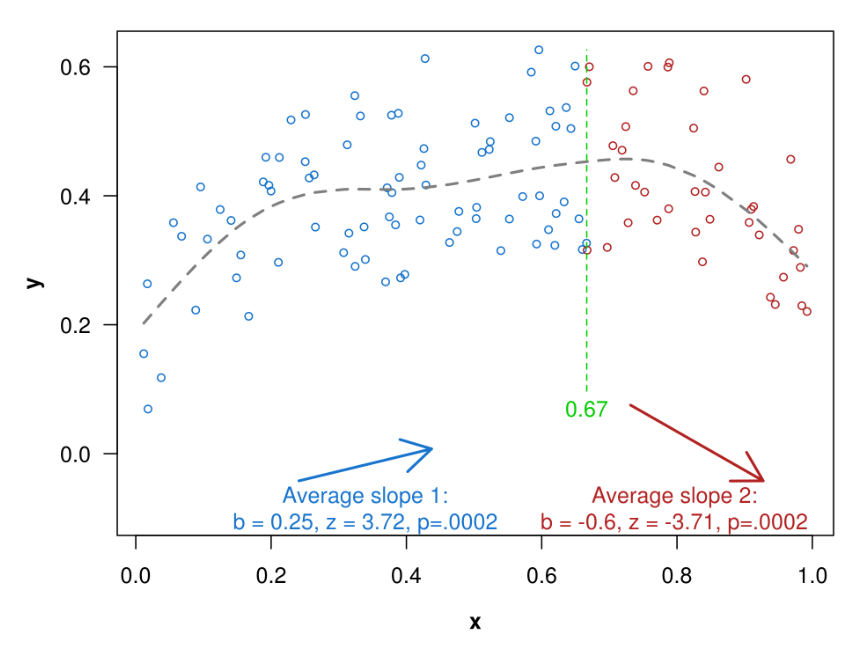

The script that saved this image:
#Two-line test app 0.52
# Last update 2018 11 23
#	Written by Uri Simonsohn (urisohn@gmail.com)
#	This is the exact code behind the two-line online app (http://webstimate.org/twolines/)
#	If you see any errors or have questions people contact me directly.
#
####################################################################################
#

#WARNING: THIS WILL INSTALL PACKAGES IF YOU DON'T HAVE THEM
	list.of.packages <- c("mgcv", "stringr","sandwich","lmtest")
		new.packages <- list.of.packages[!(list.of.packages %in% installed.packages()[,"Package"])]
		if(length(new.packages)) install.packages(new.packages)


  rm(list=ls())  # clean it all
  library(mgcv)         #This library has the additive model with smoothing function 
  library(stringr)      #To process strings in the function
  library(sandwich)     #For robust standard errors
  library(lmtest)       #To run linear tests


#OUTLINE
#Function 1 - rp(p)       Reformat p-value for printing on chart
#Function 2 - eval2()     Reads a variable name and assigns the values to another variable (useful for processing formulas and creating temporary variables)
#Function 3 - reg2()      Interrupted regression with entered formula plus cutoff point
#Function 4 - twolines()  Run two-lines test, relying on functions 1 and 2 as well

################################################################################
#Function 1 - rp(p)       Reformat p-value for printing on chart
  rp=function(p) if (p<.0001)  return("p<.0001")  else  return(paste0("p=", sub("^(-?)0.", "\\1.", sprintf("%.4f", p))))

#Function 2 - eval2()   evaluate a string as a function
  eval2=function(string) eval(parse(text=string))  #Function that evaluates a variable"
#if x.f="x1", then x=eval2(x.f)  will populate x with the values of x1

#Function 3 - two-line regression with glm() so that it has heteroskedastic robust standard errors
  reg2=function(f,xc,graph=1,family="gaussian")
  {
  #Syntax: 
  #f: formula as in y~x1+x2+x3
  #The first predictor is the one the u-shape is tested on
  #xc: where to set the breakpoint, a number
  #link: 
  #       Gaussian for OLS 
  #       binomial for probit
  
  #(1) Extract variable names from formula  
  #1.1 Get the formulas
    y.f=all.vars(f)[1]                  #DV
    x.f=all.vars(f)[2]                  #Variable on which the u-shape shall be tested
  #Number of variables
	var.count=length(all.vars(f))       #How many total variables, including y and x
  #Entire model, except the first predictor
	if (var.count>2) nox.f=drop.terms(terms(f),dropx=1,keep.response = T)  
  
  
  #1.2 Grab the two key variables to be used, xu and yu
    xu=eval2(x.f)  #xu is the key predictor predicted to be u-shaped
    yu=eval2(y.f)  #yu is the dv 
  
  #1.3 Replace formula for key predictor so that it accommodates possibly discrete values, gam() breaks down if x has few possible values unless one restricts it, done automatically
  #1.3.1 Count number of unique x values
    unique.x=length(unique(xu))   #How many unique values x has
  #1.3.2 New function segment for x
    sx.f=paste0("s(",x.f,",bs='cr', k=min(10,",unique.x,"))" )
  
  #1.4 xc is included in the first line
    xlow1  =ifelse(xu<=xc,xu-xc,0)   #xlow=x-xc when x<xc, 0 otherwise
    xhigh1=ifelse(xu>xc,xu-xc,0)     #xhigh=x when x<xmax, 0 otherwise
    high1 =ifelse(xu>xc,1,0)         #high dummy, allows interruption
    
  #1.5 Now include xc in second line
    xlow2=ifelse(xu<xc,xu-xc,0)     
    xhigh2=ifelse(xu>=xc,xu-xc,0)     
    high2=ifelse(xu>=xc,1,0)         
  
  #(2) Run interrupted regressions
  #2.1 Generate formulas  replacing the single predictor x, with the 3 new variables
  #If there were covariates, grab them an copy-paste them after the 3 new variables
    if (var.count>2)
    {
      glm1.f=update(nox.f,~ xlow1+xhigh1+high1+.)  #update takes a formula and adds elements to it, by putting the . at the end, it will paste the existing variables after the new 3 variables
      glm2.f=update(nox.f,~ xlow2+xhigh2+high2+.)
    }
  #If there were no covariates, just run the 3 variable model
    if (var.count==2)
    {
      glm1.f=as.formula("yu~ xlow1+xhigh1+high1")  
      glm2.f=as.formula("yu~ xlow2+xhigh2+high2") 
    }
  #2.2 Run them  
    glm1=glm(as.formula(format(glm1.f)),family=family)
    glm2=glm(as.formula(format(glm2.f)),family=family)
  
  #2.3 Compute robust standard errors
    rob1=coeftest(glm1, vcov=vcovHC(glm1,"HC3"))  #Until 2018 03 20 I was using HC3, but they sometimes generate errors, so i switched it to HC1
    rob2=coeftest(glm2, vcov=vcovHC(glm2,"HC3"))
  
  #Sometimes HC3 gives NA values (for very sparse or extreme data), check and if that's the case change method
	msg=""
    if (is.na(rob1[2,4])) 
        {
        rob1=coeftest(glm1, vcov=vcovHC(glm1,"HC1"))  
        msg=paste0(msg,"\nFor line 1 the heteroskedastic standard errors HC3 resulted in an error thus we used HC1 instead.")
        }
    if (is.na(rob2[2,4])) 
        {
        rob2=coeftest(glm2, vcov=vcovHC(glm2,"HC1"))  
        msg=paste0(msg,"\nFor line 2 the heteroskedastic standard errors HC3 resulted in an error thus we used HC1 instead.")
        }
  
  #2.4 Slopes
    b1=as.numeric(rob1[2,1])
    b2=as.numeric(rob2[3,1])
  
  #2.5 Test statistics, z-values 
    z1=as.numeric(rob1[2,3])
    z2=as.numeric(rob2[3,3])
  
  #2.6 p-values
    p1=as.numeric(rob1[2,4])
    p2=as.numeric(rob2[3,4])
  
  
  #3) Is the u-shape significant?
  u.sig =ifelse(b1*b2<0 & p1<.05 & p2<.05,1,0)                     
  
  #4) Plot results
  if (graph==1) {
    
    #4.1 General colors and parameters
    pch.dot=1          #Dot for scatterplot (data)
    #col.l1='blue2'     #Color of straight line 1
    col.l1='dodgerblue3'
    col.l2='firebrick'      #Color of straight line 2
    col.fit='gray50'   #Color of fitted smooth line
    
    col.div="green3"   #Color of vertical line
    lty.l1=1           #Type of line 1
    lty.l2=1           #Type of line 2
    lty.fit=2          #Type of smoothed line
    
    #4.2) Estimate smoother 
    if (var.count>2)
    {
      gam.f=paste0(format(nox.f),"+",sx.f)   #add the modified smoother version of x into the formula
      gams=gam(as.formula(gam.f),link=link)  #now actually run the smoother
    }
    
    if (var.count==2)
    {
      gams=gam(as.formula(paste0("yu~",sx.f)),link=link)  #now actually run the smoother
    }
    
    #Get dots of raw data 
    #4.3) If no covariates, there are two variables, and y.dots  is the y values
    if (var.count==2) yobs=yu
    
    #4.4) If covariates present, yobs is the fitted value with u(x) at mean, need new.data() with variables at means
    if (var.count>2) {
      
      #4.4.1) Put observed data into matrix
      data.obs=as.data.frame(matrix(nrow=length(xu),ncol=var.count))
      colnames(data.obs)=all.vars(f)
      #4.4.2 Populate the dataset with the observed variables
      for (i in 1:(var.count)) data.obs[,i]=eval(as.name(all.vars(f)[i])) 
      
      
      #4.4.3) Drop observations with missing values on any of the variables
      data.obs=na.omit(data.obs)
      
      #4.4.4) Create data where u(x) is at sample means to get residuals based on rest of models to act as yobs
      #Recall: columns 1 & 2 have y and u(x) in obs.data
      data.xufixed    =data.obs  
      data.xufixed[,2]=mean(data.obs[,2])   #Note, the 1st predictor, 2nd columns, is always the one hypothesized to be u-shaped
      #replace it with the mean value of the predictor
      #5.4.5) Create data where u(x) is obs, and all else at sample means
      data.otherfixed = data.obs     #start with original value
      #Replace all RHS with mean, except the u(x)
      #for (i in 3:var.count) data.otherfixed[,i]=mean(data.obs[,i])  #changed on 2018 11 23 to allow having factors() as predictors, their "midpoint" value is used, sometimes that value is more meaningfully a median point than others 
			for (i in 3:var.count) {  #loop over covariates
				xt=sort(data.obs[,i]) #create auxiliary variable that has those values sorted
				n=length(xt)          #see how many observations there are
				xm=xt[round(n/2,0)]   #take the midpoint value (this will work with ordinal and factor data, but with factor it can be arbitrary)
				data.otherfixed[,i]=xm #Replace with that value in the dataset used for fitted value
			}
        #4.4.6) Get yobs with covariates
      #First the fitted value
      yhat.xufixed=predict.gam(gams,newdata = data.xufixed)
      #Substract fitted value from observed y, and shift it with constant so that it has same mean as original y
      yobs =yu-yhat.xufixed
      yobs=yobs+mean(yu)-mean(yobs)  #Adjust to have the same mean
    } #End if for covariates that requires computes y.obs instead of using real y.
    
    #4.5) First line (x,y) coordinates
#     offset1=mean(yobs[xu<=xc])-min(xu)*b1-(xc-min(xu))/2*b1
#     x.l1=c(min(xu),xc)
#     y.l1=c(min(xu)*b1+offset1,xc*b1+offset1)
#     
#     #4.6) First line (x,y) coordinates
# 		offset2=mean(yobs[xu>=xc])-xc*b2-(max(xu)-xc)/2*b2
# 		x.l2=c(xc,max(xu))
# 		y.l2=c(xc*b2+offset2,max(xu)*b2+offset2)
    
    #4.7) Get yhat.smooth
    #Without covariates, just fit the observed data
		  if (var.count==2)  yhat.smooth=predict.gam(gams) 
    #With covariates, fit at observed means
		  if (var.count>2)  yhat.smooth=predict.gam(gams,newdata = data.otherfixed)
    #Substract fitted value from observed y
  		offset3 = mean(yobs-yhat.smooth)
  		yhat.smooth=yhat.smooth+offset3
    
    #4.8) Coordinates for top and bottom end of chart
    		y1   =max(yobs,yhat.smooth)  #highest point
    		y0   =min(yobs,yhat.smooth)  #lowest point
    		yr   =y1-y0                  #range
        y0   =y0-.3*yr               #new lowest. 30% lower
    		
      #xs
    		x1   =max(xu)  
    		x0   =min(xu)  
    		xr   =x1-x0                              
      
    #4.9) Plot
		#4.9.1) Figure out coordinates for arrows so that they fit
  		
  	par(mar=c(5.4,4.1,.5,2.1))
  	plot(xu[xu<xc],yobs[xu<xc],cex=.75,col=col.l1,pch=pch.dot,las=1,
  		     ylim=c(y0,y1),
  		     xlim=c(min(xu),max(xu)),
  		     xlab="",
  		     ylab="")  #Range of y has extra 30% to add labels
  		
  		points(xu[xu>xc],yobs[xu>xc],cex=.75, col=col.l2)
  		
		#Axis labels
  		mtext(side=1,line=2.75,x.f,font=2)
  		mtext(side=2,line=2.75,y.f,font=2)
  		
    #4.10) Smoothed line
		#lines(xu[order(xu)],yhat.smooth[order(xu)],col=col.fit,lwd=2,lty=lty.fit)

		#4.10 - New 2018 05 25
		    lines(xu[order(xu)],yhat.smooth[order(xu)],col=col.fit,lty=2,lwd=2)
        
      #4.10.2 Arrow 1
          xm1=(xc+x0)/2
          x0.arrow.1=xm1-.1*xr
          x1.arrow.1=xm1+.1*xr
          y0.arrow.1=y0+.1*yr
          y1.arrow.1=y0+.1*yr+ b1*(x1.arrow.1-x0.arrow.1)
          
          #Move arrow if it is too short
            if (x0.arrow.1<x0+.1*xr) x0.arrow.1=x0          
             
        #Move arrow if it covers text
            gap.1=(min(y0.arrow.1,y1.arrow.1)-(y0+.1*yr))
            if (gap.1<0) {
                y0.arrow.1=y0.arrow.1-gap.1
                y1.arrow.1=y1.arrow.1-gap.1
            }

          arrows(x0=x0.arrow.1,x1=x1.arrow.1,y0=y0.arrow.1,y1=y1.arrow.1,col=col.l1,lwd=2)
          
      #4.10.3 Text under arrow 1
             xm1=max(xm1,x0+.20*xr)
             text(xm1,y0+.025*yr,
                  paste0("Average slope 1:\nb = ",round(b1,2),", z = ",round(z1,2),", ",rp(p1)),col=col.l1)     
          
      #4.10.3 Arrow 2
          x0.arrow.2=xc+(x1-xc)/2-.1*xr
          x1.arrow.2=xc+(x1-xc)/2+.1*xr
          y0.arrow.2=y1.arrow.1
          y1.arrow.2=y0.arrow.2 + b2*(x1.arrow.2-x0.arrow.2)

          gap.2=(min(y0.arrow.2,y1.arrow.2)-(y0+.1*yr))
          if (gap.2<0) {
            y0.arrow.2=y0.arrow.2-gap.2
            y1.arrow.2=y1.arrow.2-gap.2
          }
          
          
          #Shorten arrow if it is too close to the end
            x1.arrow.2=min(x1.arrow.2,x1)
            if (x0.arrow.2<xc) x0.arrow.2=xc
          
            xm2=xc+(x1-xc)/2
            xm2=min(xm2,x1-.2*xr)
            
          
          arrows(x0=x0.arrow.2,x1=x1.arrow.2,y0=y0.arrow.2,y1=y1.arrow.2,col=col.l2,lwd=2)
             text(xm2,y0+.025*yr,
                  paste0("Average slope 2:\nb = ",round(b2,2),", z = ",round(z2,2),", ",rp(p2)),col=col.l2)     
           


    #4.13 Division line
  		lines(c(xc,xc),c(y0+.35*yr,y1),col=col.div,lty=lty.fit)
      text(xc,y0+.3*yr,round(xc,2),col=col.div)
  }#End: if  graph==1
  
  #5 list with results
  res=list(b1=b1,p1=p1,b2=b2,p2=p2,u.sig=u.sig,xc=xc,z1=z1,z2=z2,
           glm1=glm1,glm2=glm2,rob1=rob1,rob2=rob2,msg=msg)  #Output list with all those parameters, betas, z-values, p-values and significance for u
  
  if (graph==1) res$yhat.smooth=yhat.smooth
  #output it      
  res
}  #End of reg2() function


#Function 4- 
twolines=function(f,graph=1,link="gaussian",data=NULL,pngfile="")  {
    attach(data)
  
  #(1) Extract variable names   
  #1.1 Get the formulas
    y.f=all.vars(f)[1]                  #DV
    x.f=all.vars(f)[2]                  #Variable on which the u-shape shall be tested
  
  #Number of variables
    var.count=length(all.vars(f))  #How many predictors in addition to the key predictor?
  #Entire model, except the first predictor
    if (var.count>2) nox.f=drop.terms(terms(f),dropx=1,keep.response = T)  
  
  #1.1.5 Drop missing value for any the variables being used
    #all variables in the regression
      vars=all.vars(f)    
    #Vector with columns associated with those variable names inthe uploaded dataset
      cols=c()
      for (var in vars) cols=c(cols, which(names(data)==var))
    #Set of complete observations
      full.rows=complete.cases(data[,cols])    
      
    #Drop missing rows
      data=data[full.rows,]
      detach(data)          #Detach the full dataset
      attach(data)          #Attach the one without missing values in key variables


  #1.2 Grab the two key variables to be used, xu and yu
    xu=eval2(x.f)  #xu is the key predictor predicted to be u-shaped
    yu=eval2(y.f)  #yu is the dv 
  
  #1.3 Replace formula for key predictor so that it accommodates  possibly discrete values
  #1.3.1 Count number of unique x values
	  unique.x=length(unique(xu))   #How many unique values x has
  #1.3.2 New function segment for x
	  sx.f=paste0("s(",x.f,",bs='cr', k=min(10,",unique.x,"))" )
  
  #2 Run smoother 
  #2.1 Define the formula to be run based on whether there are covariates
	  if (var.count>2)  gam.f=paste0(format(nox.f),"+",sx.f)      #with covariates
	  if (var.count==2) gam.f=paste0("yu~",sx.f)                  #without
  #2.2 Now run it
	gams=gam(as.formula(gam.f),link=link)  #so this is a general additive model with the main specification entered
  #but we make the first predictor, the one that will be tested for having a u-shaped effect
  #be estimated with a completely flexible functional form.
   
  
  
  #(3) Generate yobs (dots)
  #3.1 If no covariates, yobs is the actually observed data
	if (var.count==2) yobs=yu
  
  #3.2 If covariates present, yobs is the fitted value with u(x) at mean, need new.data() with variables at means
	if (var.count>2) {
    
    #3.3 Put observed data into matrix
		data.obs=as.data.frame(matrix(nrow=length(xu),ncol=var.count))          #Empty datafile
		colnames(data.obs)=all.vars(f)                                          #Name variables
		for (i in 1:(var.count)) data.obs[,i]=eval(as.name(all.vars(f)[i]))     #fill in data
    
    #3.4 Drop observations with missing values on any of the variables
    data.obs=na.omit(data.obs)
    
    #3.5 Create data where xu is at sample means to get residuals based on rest of models to act as yobs
    #Recall: columns 1 & 2 have y and u(x) in obs.data
    data.xufixed    =data.obs  
    data.xufixed[,2]=mean(data.obs[,2])   #Note, the 1st predictor, 2nd columns, is always the one hypothesized to be u-shaped
    #replace it with the mean value of the predictor
    
    #3.6 Get yobs with covariates
    #First the fitted value
    ##add the modified smoother version of x into the formula
    yhat.xufixed=predict.gam(gams,newdata = data.xufixed)        #get fitted values at means for covariates
    
    #3.7 Substract fitted value from observed y
    yobs = yu-yhat.xufixed
    
    #3.8 Create data where u(x) is obs, and all else at sample means
    data.otherfixed              = data.obs     #start with original value
    #3.9 Replace all covariates with their mean for fitting data at sample means
    for (i in 3:var.count)  data.otherfixed[,i]=mean(data.obs[,i])  
  } #End if covariates are present to compute yobs 
  
  
  
  #4) Get the fitted values at sample means for covariates
  #4.1) Get predicted values into list
  if (var.count>2)   g.fit=predict.gam(gams,newdata = data.otherfixed,se.fit=TRUE)  #predict with covariates at means
  if (var.count==2)  g.fit=predict.gam(gams,se.fit=TRUE)
  
  #4.2) Take out the fitted itself
  y.hat=g.fit$fit
  #4.3) Now the SE
  y.se =g.fit$se.fit
  
  
  #5) Most extreme fitted value
  #5.1) Determine if function is at first decreasing (potential u-shape)  vs. increaseing (potentially inverted U)  (potential u-shape) orinverted u shaped using quadratic regression
  #to know if we are looking for max or min
  
  xu2=xu^2                                                  #Square x term, xu is the 1st predictor re-cpded
  if (var.count>2)  lmq.f=update(nox.f,~xu+xu2+.)           #Add to function with covariates   (put first, before covariates)
  if (var.count==2) lmq.f=yu~xu+xu2                         #
  lmq=lm(as.formula(format(lmq.f)))               #Estimate the quadratic regression
  bqs=lmq$coefficients                            #Get the point estimates
  bx1= bqs[2]                                     #point estimate for effect of x
  bx2=bqs[3]                                      #point estimate for effect of x^2
  x0=min(xu)                                      #lowest x-value
  s0=bx1+2*bx2*x0                                 #estimated slope at the lowest x-value
  if (s0>0)  shape='inv-ushape'                   #if the quadratic is increasing at the lowest point, the could be inverted u-shape
  if (s0<=0) shape='ushape'                       #if it is decreaseing, then it could be a regular u-shape
  
  
  #5.2 Get the middle 80% of data to avoid an extreme cutoff
  x10=quantile(xu,.1)
  x90=quantile(xu,.9)
  middle=(xu>x10 & xu<x90)       #Don't consider extreme values for cutoff
  x.middle=xu[middle]       
  
  #5.3 Restrict y.hat to middle    
  y.hat=y.hat[middle]
  y.se=y.se[middle]
  
  #5.4 Find upper and lower band
  y.ub=y.hat+y.se            #+SE is for flat max
  y.lb=y.hat-y.se            #-SE is for flat min
  
  #5.5 Find most extreme y-hat
  if (shape=='inv-ushape') y.most=max(y.hat)   #if potentially inverted u-shape, use the highest y-hat as the most extrme
  if (shape=='ushape')     y.most=min(y.hat)   #if potential u-shaped, then the lowest instead
  
  #5.6 x-value associated with the most extreme value
  x.most=x.middle[match(y.most, y.hat)]       
  
  #5.7 Find flat regions
  if (shape=='inv-ushape') flat=(y.ub>y.most)
  if (shape=='ushape')     flat=(y.lb<y.most) 
  xflat=x.middle[flat]
  
  #6 RUN TWO LINE REGRESSIONS
  #6.1 First an interrupted regression at the midpoint of the flat region
  rmid=reg2(f,xc=median(xflat),graph=0)  #Two line regression at the median point of flat maximum
  
  #6.2  Get z1 and z2, statistical strength of both lines at the midpoint 
  z1=abs(rmid$z1)             
  z2=abs(rmid$z2)             
  
  #6.3 Adjust breakpoint based on z1,z2
  xc=quantile(xflat,z2/(z1+z2))  
  
  #6.4 Regression split based on adjusted based on z1,z2    
  #Save to png? (option set at the beggining by giving png a name)
  if (pngfile!="") png(pngfile, width=2000,height=1500,res=300) 
  #Run the two lines
  res=reg2(as.formula(format(f)),xc=xc,graph=graph)
  #Save to png? (close)
  if (pngfile!="") dev.off()
  
  
  
  #7 Add other results obtained before to the output (some of these are read by the server and included in the app)
  res$yobs       = yobs
  res$y.hat      = y.hat
  res$y.ub       = y.ub
  res$y.lb       = y.lb
  res$y.most     = y.most
  res$x.most     = x.most
  res$f          = format(f)
  res$bx1        = bx1           #linear effect in quadratic regression
  res$bx2        = bx2           #quadratic
  res$minx       = min(xu)       #lowest x value
  res$midflat    = median(xflat)
  res$midz1      = abs(rmid$z1)
  res$midz2      = abs(rmid$z2)
  on.exit(detach(data))
  res
} #End function
